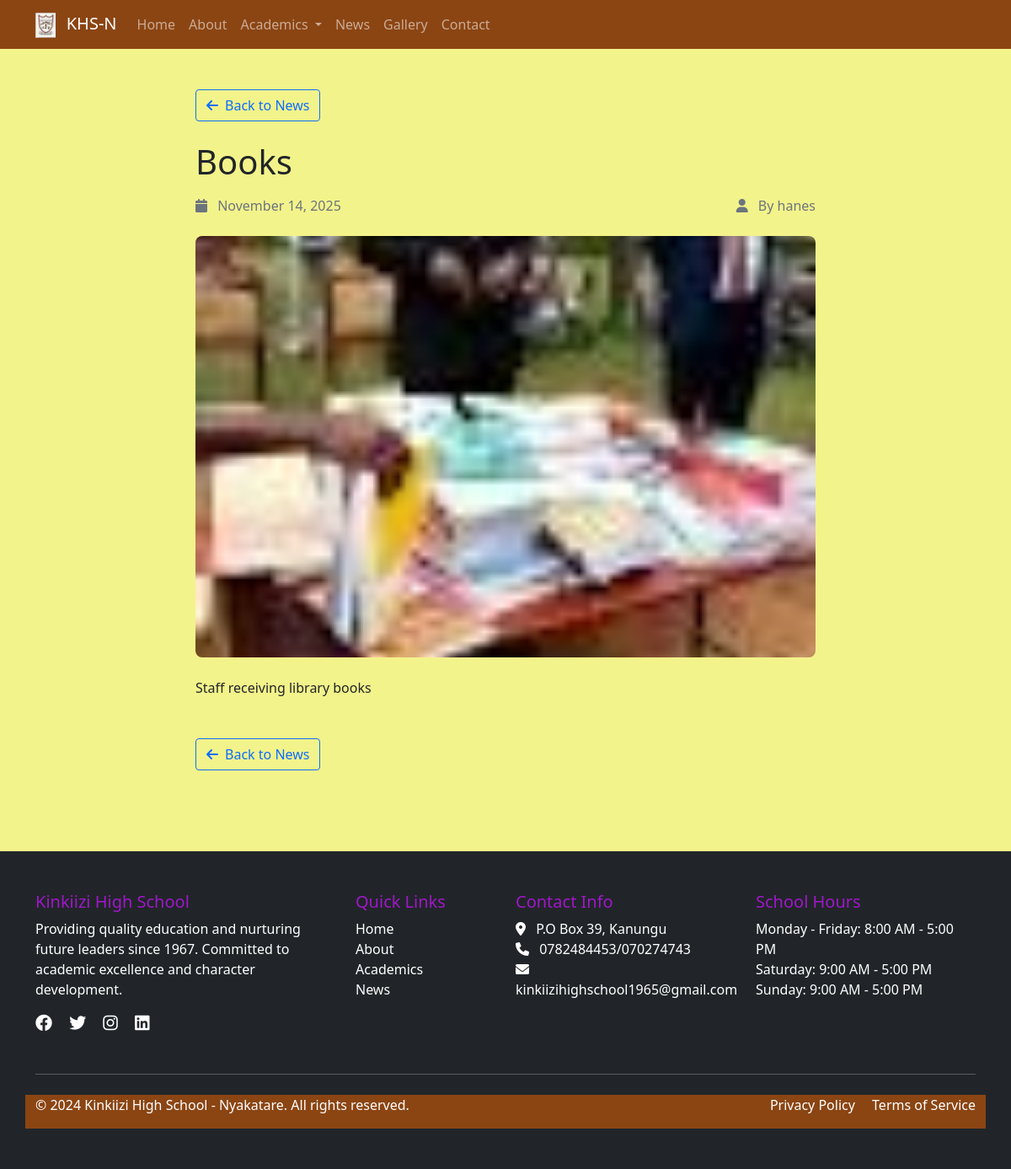
Page /news/5/ on the committed database.
### apps/news/models.py (models this page shows, shortened)
class News(models.Model):
    title = models.CharField(max_length=200)
    content = models.TextField()
    image = models.ImageField(upload_to='news/', blank=True, null=True)
    created_at = models.DateTimeField(auto_now_add=True)
    updated_at = models.DateTimeField(auto_now=True)
    is_published = models.BooleanField(default=True)
    author = models.ForeignKey(User, on_delete=models.CASCADE)
    class Meta:
        verbose_name_plural = "News"
        ordering = ['-created_at']

### apps/contact/models.py (models this page shows, shortened)
class SiteSettings(models.Model):
    school_description = models.TextField(
        help_text="Description displayed in the footer"
    )
    facebook_url = models.URLField(blank=True, null=True, help_text="Facebook page URL")
    twitter_url = models.URLField(blank=True, null=True, help_text="Twitter profile URL")
    instagram_url = models.URLField(blank=True, null=True, help_text="Instagram profile URL")
    linkedin_url = models.URLField(blank=True, null=True, help_text="LinkedIn page URL")
    school_hours_weekdays = models.CharField(
        max_length=100,
        default="Monday - Friday: 8:00 AM - 3:00 PM",
        help_text="Weekday hours (e.g., Monday - Friday: 8:00 AM - 3:00 PM)"
    )
    school_hours_saturday = models.CharField(
        max_length=100,
        default="Saturday: 9:00 AM - 12:00 PM",
        help_text="Saturday hours"
    )
    school_hours_sunday = models.CharField(
        max_length=100,
        default="Sunday: Closed",
        help_text="Sunday hours"
    )
    copyright_text = models.CharField(
        max_length=200,
        default="© 2024 Our School. All rights reserved.",
        help_text="Copyright text displayed in footer"
    )
    privacy_policy_url = models.URLField(blank=True, null=True, help_text="Privacy Policy page URL")
    terms_of_service_url = models.URLField(blank=True, null=True, help_text="Terms of Service page URL")
    updated_at = models.DateTimeField(auto_now=True)
    class Meta:
        verbose_name_plural = "Site Settings"

class ContactInfo(models.Model):
    school_name = models.CharField(max_length=200)
    address = models.TextField()
    phone = models.CharField(max_length=20)
    email = models.EmailField()
    map_embed_code = models.TextField(help_text="Embed code for Google Maps")
    updated_at = models.DateTimeField(auto_now=True)
    class Meta:
        verbose_name_plural = "Contact Information"

### apps/news/views.py (the view)
# urls.py: path('<int:pk>/', NewsDetailView.as_view(), name='news_detail'),
class NewsDetailView(DetailView):
    model = News
    template_name = 'news/detail.html'
    context_object_name = 'news'
    def get_queryset(self):
        return News.objects.filter(is_published=True)

### apps/contact/context_processors.py (called while the page is built)
def site_context(request):
    return {
        'contact_info': ContactInfo.objects.first(),
        'site_settings': SiteSettings.objects.first(),
    }

### templates/news/detail.html (shortened to what this page needs)
{% extends "base.html" %}
{% block content %}
<div class="container py-5">
    <div class="row">
        <div class="col-lg-8 mx-auto">
            <div class="mb-4">
                <a href="{% url 'news_list' %}" class="btn btn-outline-primary">
                    <i class="fas fa-arrow-left me-2"></i>Back to News
                </a>
            </div>
            <article>
                <h1 class="mb-3">{{ news.title }}</h1>
                <div class="d-flex justify-content-between align-items-center mb-4 text-muted">
                    <div>
                        <i class="fas fa-calendar me-2"></i>
                        <span>{{ news.created_at|date:"F d, Y" }}</span>
                    </div>
                    <div>
                        <i class="fas fa-user me-2"></i>
                        <span>By {{ news.author.get_full_name|default:news.author.username }}</span>
                    </div>
                </div>
                {% if news.image %}
                <div class="mb-4 news-photo">
                    <img src="{{ news.image.url }}" class="img-fluid rounded" alt="{{ news.title }}" style="width: 100%; max-height: 500px; object-fit: cover;">
                </div>
                {% endif %}
                <div class="news-content">
                    {{ news.content|linebreaks }}
                </div>
            </article>
            <div class="mt-5">
                <a href="{% url 'news_list' %}" class="btn btn-outline-primary">
                    <i class="fas fa-arrow-left me-2"></i>Back to News
                </a>
            </div>
        </div>
    </div>
</div>
{% endblock %}

### templates/partials/_footer.html (shortened to what this page needs)
<footer class="bg-dark text-white py-5 mt-5">
    <div class="container">
        <div class="row">
            <div class="col-lg-4 mb-4">
                <h5>Kinkiizi High School</h5>
                {% if site_settings and site_settings.school_description %}
                    <p>{{ site_settings.school_description }}</p>
                {% else %}
                    <p>Providing quality education and nurturing future leaders since 1990. Committed to academic excellence and character development.</p>
                {% endif %}
                <div class="social-links">
                    {% if site_settings %}
                        {% if site_settings.facebook_url %}
                            <a href="{{ site_settings.facebook_url }}" class="text-white me-3" target="_blank" rel="noopener noreferrer"><i class="fab fa-facebook fa-lg"></i></a>
                        {% endif %}
                        {% if site_settings.twitter_url %}
                            <a href="{{ site_settings.twitter_url }}" class="text-white me-3" target="_blank" rel="noopener noreferrer"><i class="fab fa-twitter fa-lg"></i></a>
                        {% endif %}
                        {% if site_settings.instagram_url %}
                            <a href="{{ site_settings.instagram_url }}" class="text-white me-3" target="_blank" rel="noopener noreferrer"><i class="fab fa-instagram fa-lg"></i></a>
                        {% endif %}
                        {% if site_settings.linkedin_url %}
                            <a href="{{ site_settings.linkedin_url }}" class="text-white" target="_blank" rel="noopener noreferrer"><i class="fab fa-linkedin fa-lg"></i></a>
                        {% endif %}
                    {% endif %}
                </div>
            </div>
            <div class="col-lg-2 mb-4">
                <h5>Quick Links</h5>
                <ul class="list-unstyled">
                    <li><a href="{% url 'home' %}" class="text-white text-decoration-none">Home</a></li>
                    <li><a href="{% url 'about' %}" class="text-white text-decoration-none">About</a></li>
                    <li><a href="{% url 'academics' %}" class="text-white text-decoration-none">Academics</a></li>
                    <li><a href="{% url 'news_list' %}" class="text-white text-decoration-none">News</a></li>
                </ul>
            </div>
            <div class="col-lg-3 mb-4">
                <h5>Contact Info</h5>
                <ul class="list-unstyled">
                    {% if contact_info %}
                        <li><i class="fas fa-map-marker-alt me-2"></i> {{ contact_info.address|linebreaksbr }}</li>
                        <li><i class="fas fa-phone me-2"></i> {{ contact_info.phone }}</li>
                        <li><i class="fas fa-envelope me-2"></i> {{ contact_info.email }}</li>
                    {% else %}
                        <li><i class="fas fa-map-marker-alt me-2"></i> 123 School Street, City</li>
                        <li><i class="fas fa-phone me-2"></i> (123) 456-7890</li>
                        <li><i class="fas fa-envelope me-2"></i> info@ourschool.edu</li>
                    {% endif %}
                </ul>
            </div>
            <div class="col-lg-3 mb-4">
                <h5>School Hours</h5>
                <ul class="list-unstyled">
                    {% if site_settings %}
                        <li>{{ site_settings.school_hours_weekdays }}</li>
                        <li>{{ site_settings.school_hours_saturday }}</li>
                        <li>{{ site_settings.school_hours_sunday }}</li>
                    {% else %}
                        <li>Monday - Friday: 8:00 AM - 3:00 PM</li>
                        <li>Saturday: 9:00 AM - 12:00 PM</li>
                        <li>Sunday: Closed</li>
                    {% endif %}
                </ul>
            </div>
        </div>
        <hr class="my-4">
        <div class="row">
            <div class="col-md-6" style="background-color: #8B4513;">
                <p>{% if site_settings %}{{ site_settings.copyright_text }}{% else %}&copy; 2024 Our School. All rights reserved.{% endif %}</p>
            </div>
            <div class="col-md-6 text-md-end" style="background-color: #8B4513;" >
                {% if site_settings %}
                    {% if site_settings.privacy_policy_url %}
                        <a href="{{ site_settings.privacy_policy_url }}" class="text-white text-decoration-none me-3">Privacy Policy</a>
                    {% endif %}
                    {% if site_settings.terms_of_service_url %}
                        <a href="{{ site_settings.terms_of_service_url }}" class="text-white text-decoration-none">Terms of Service</a>
                    {% endif %}
                {% else %}
                    <a href="#" class="text-white text-decoration-none me-3">Privacy Policy</a>
                    <a href="#" class="text-white text-decoration-none">Terms of Service</a>
                {% endif %}
            </div>
        </div>
    </div>
</footer>

### templates/news/detail.html (style rules this page uses)
body { background-color: rgb(243, 243, 139); }
.news-photo { position: relative; overflow: hidden; border-radius: 8px; transition: transform 0.3s ease; }
.news-photo img { transition: transform 0.3s ease; }

### templates/partials/_footer.html (style rules this page uses)
h5 { color: rgb(160, 23, 202); }

### rows in the picture
News: title "Books", created_at "November 14, 2025", author.get_full_name "hanes", image (picture), content "Staff receiving library books"
SiteSettings: school_description "Providing quality education and nurturing future leaders since 1967. Committed to academic excellence and character development.", school_hours_weekdays "Monday - Friday: 8:00 AM - 5:00 PM", school_hours_saturday "Saturday: 9:00 AM - 5:00 PM", school_hours_sunday "Sunday: 9:00 AM - 5:00 PM", copyright_text "© 2024 Kinkiizi High School - Nyakatare. All rights reserved."
ContactInfo: address "P.O Box 39, Kanungu", phone "0782484453/070274743", email "kinkiizihighschool1965@gmail.com"
